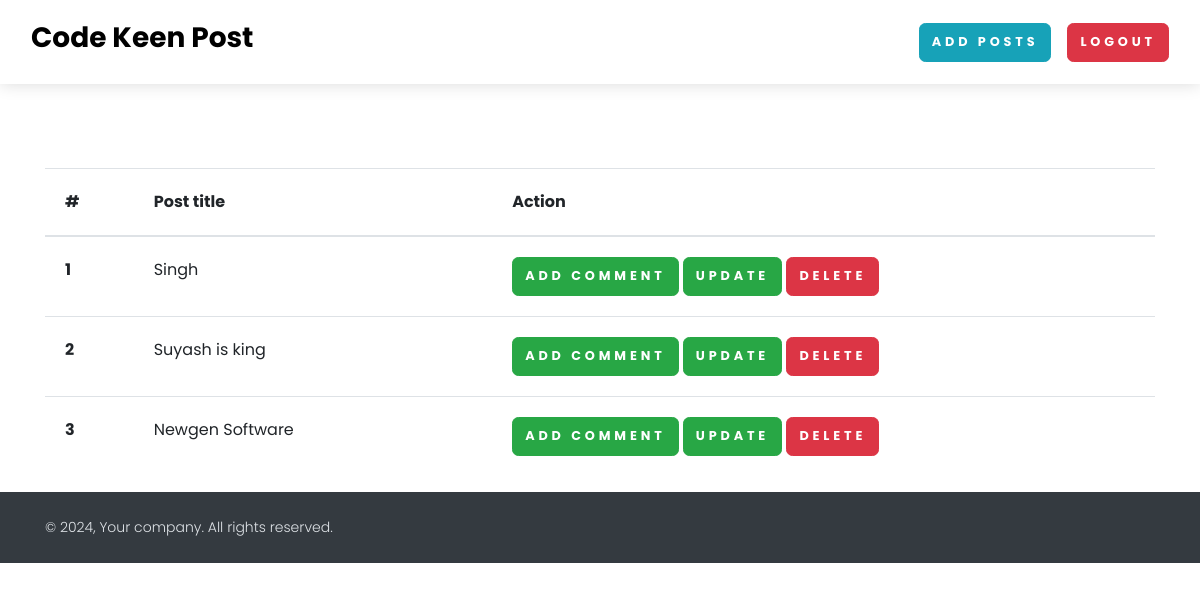
/see-post/ (signed in), run on an earlier commit of the app's database.
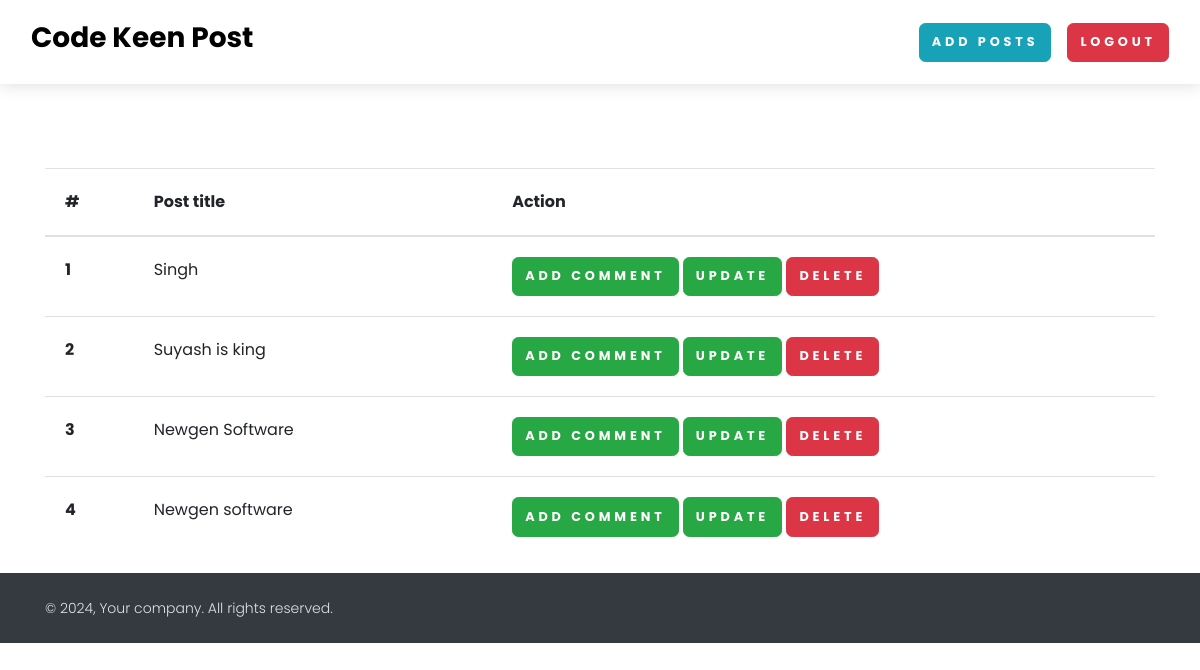
And on a later commit of the database.
### myApp/models.py (models this page shows, shortened)
class Post(models.Model):
    title = models.CharField(max_length=100)
    slug = models.SlugField(max_length=1000, null=True, blank=True)
    content = FroalaField()
    author = models.ForeignKey(User, on_delete=models.CASCADE)
    image = models.ImageField(upload_to='post',default='1_tCLgoTtePAdJhGRImx-B-g.jpg')
    published_date = models.DateTimeField(auto_now_add=True)
    def __str__(self):
        return self.title

### myApp/views.py (the view)
# urls.py: path('see-post/', views.see_post, name="see_post"),
def see_post(request):
    context = {}
    try:
        post_objs = Post.objects.filter(author=request.user)
        context['post_objs'] = post_objs
    except Exception as e:
        print(e)
    print(context)
    return render(request, 'see_post.html', context)

### myApp/templates/see_post.html
{% extends "base.html" %}
{% load static %}
{% block start %}
<section class="mt-5 pt-5">
    <div class="container">
        <table class="table">
        <thead>
          <tr>
            <th scope="col">#</th>
            <th scope="col">Post title</th>
            <th scope="col">    </th>
            <th scope="col">Action</th>
          </tr>
        </thead>
        <tbody>
            {% for post in post_objs %}
          <tr>
            <th scope="row">{{forloop.counter}}</th>
            <td>{{post.title}}</td>
            <td>{{post.created_at}}</td>
            <td>
                <a href="{% url 'post_detail' post.slug %}" class="btn btn-success">Add Comment</a>
                <a href="{%  url 'post_update' post.slug %}" class="btn btn-success">Update</a>
                <a href="{% url 'post_delete' post.id %}" class="btn btn-danger">Delete</a>
            </td>
          </tr>
          {% endfor %}
          </tbody>
          </table>
    </div>
</section>
{% endblock %}

What changed in the data, as far as the page shows it:
added Post: title "Newgen software"
